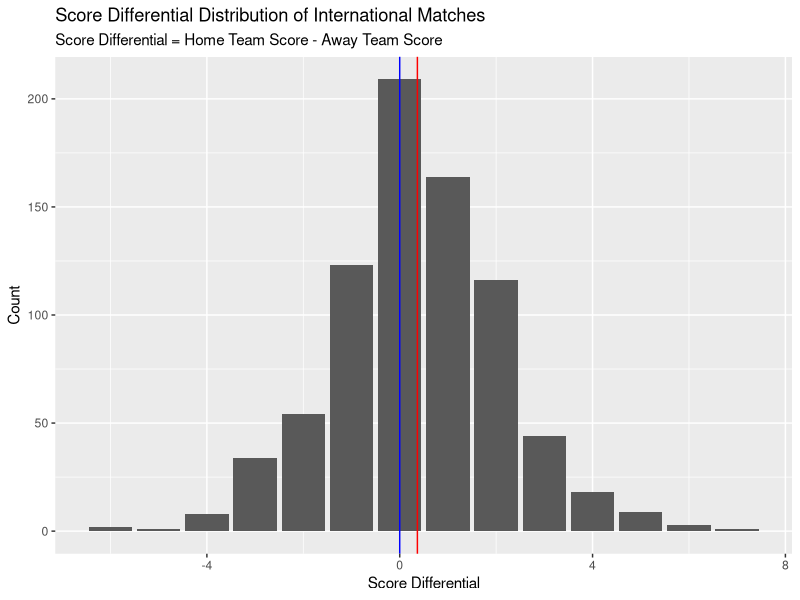
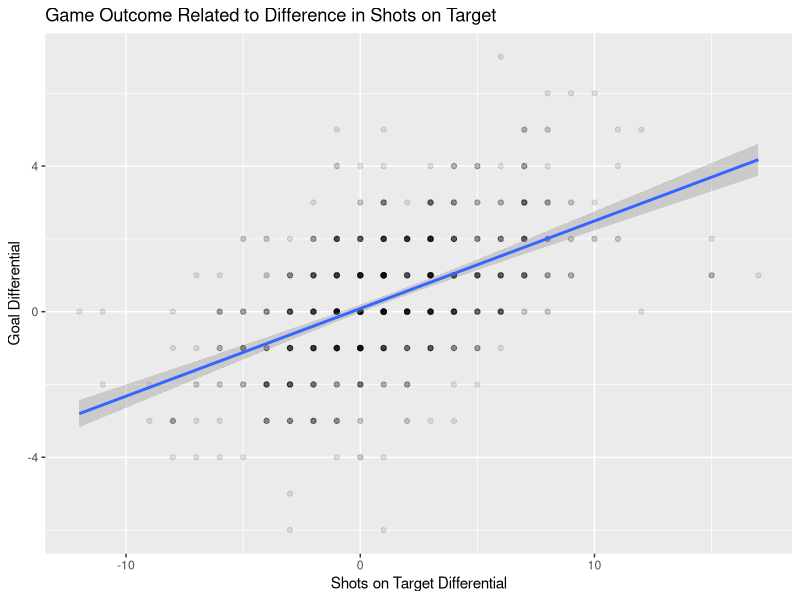
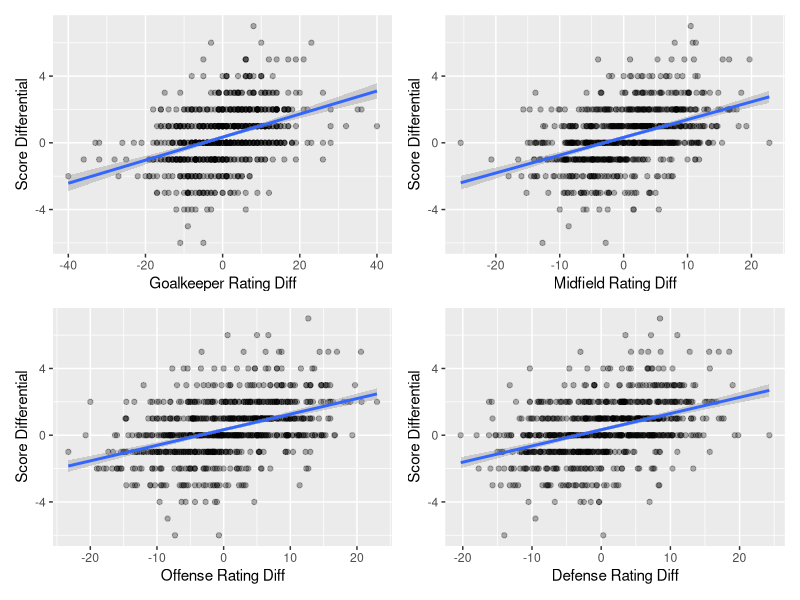

Here is the R script that generated these plots, in order: (Note: this script raises an error after producing the figures.)
## ---- chunk 1
knitr::opts_chunk$set(echo = FALSE,
                      warning = FALSE,
                      message = FALSE)
## ---- chunk 2
# PUT ALL LOADED LIBRARIES HERE
library(tidyverse)
library(knitr)
#library(kableExtra)
library(patchwork)

## ---- chunk 3
# READ IN ANY DATASETS HERE
# MUTATE DATSETS AS NECESSARY HERE
matches <- read_csv("data/cleaned_matches.csv")

## ---- chunk 4
t1 <- matches %>%
  count(home_team_result) %>%
  rename("Home Team Result" = home_team_result,
         Count = n)
knitr::kable(t1, caption = "International Match Results") #%>%
  #kable_styling(position = "center",
  #              latex_options = "HOLD_position")
## ---- chunk 5
ggplot(data = matches, aes(x = score_differential)) +
  geom_bar(stat = "count") +
  geom_vline(xintercept = mean(matches$score_differential),
             color = "red") +
  geom_vline(xintercept = median(matches$score_differential),
             color = "blue") +
  labs(x = "Score Differential",
       y = "Count",
       title = "Score Differential Distribution of International Matches",
       subtitle = "Score Differential = Home Team Score - Away Team Score")
## ---- chunk 6
ggplot(data = matches, aes(x = shots_on_target_differential, y = score_differential)) +
  geom_point(alpha = 0.1) +
  geom_smooth(method="lm") +
  labs(x = "Shots on Target Differential",
       y = "Goal Differential",
       title = "Game Outcome Related to Difference in Shots on Target")
## ---- chunk 7
p1<-ggplot(data = matches, aes(x = goalkeeper_differential, y = score_differential)) +
  geom_point(alpha=0.3) +
  geom_smooth(method="lm") +
  labs(x = "Goalkeeper Rating Diff",
       y = "Score Differential")

p2<-ggplot(data = matches, aes(x = midfield_differential, y = score_differential)) +
  geom_point(alpha=0.3) +
  geom_smooth(method="lm") +
  labs(x = "Midfield Rating Diff",
       y = "Score Differential")

p3<-ggplot(data = matches, aes(x = offense_differential, y = score_differential)) +
  geom_point(alpha=0.3) +
  geom_smooth(method="lm") +
  labs(x = "Offense Rating Diff",
       y = "Score Differential")

p4<-ggplot(data = matches, aes(x = defense_differential, y = score_differential)) +
  geom_point(alpha=0.3) +
  geom_smooth(method="lm") +
  labs(x = "Defense Rating Diff",
       y = "Score Differential")

(p1+p2)/(p3+p4)
## ---- chunk 8
fin_mod$coefficients
